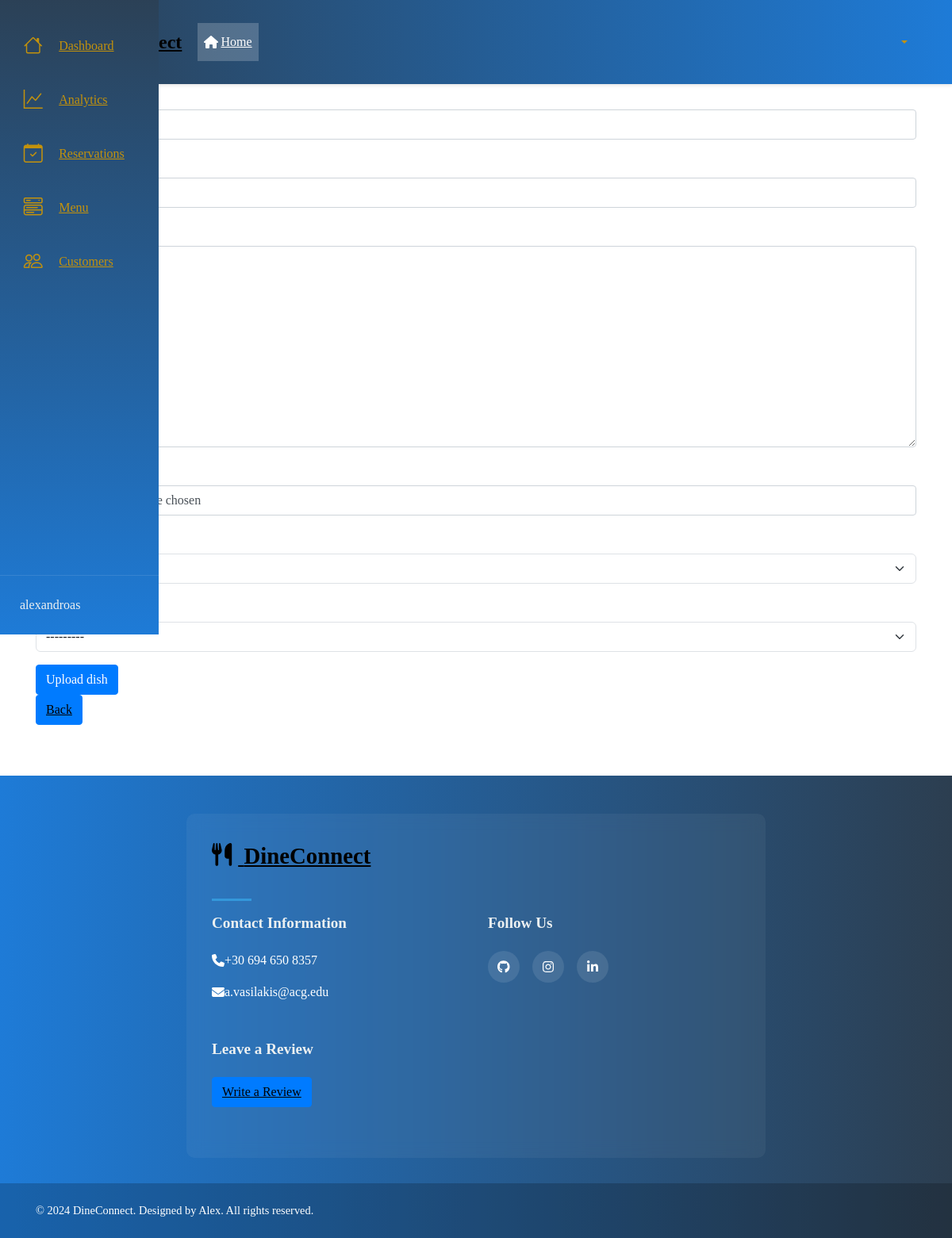
/restaurant_handling/add_dish/ (signed in), run on the app's committed database.
### gfgauth/models.py (models this page shows, shortened)
class CustomUser(AbstractBaseUser, PermissionsMixin):
    email = models.EmailField(unique=True)
    first_name = models.CharField(max_length=24)
    username = models.CharField(max_length=24, unique=True)
    last_name = models.CharField(max_length=24)
    is_active = models.BooleanField(default=True)
    is_staff = models.BooleanField(default=False)
    is_superuser = models.BooleanField(default=False)
    profile_image = models.ImageField(
        upload_to='profile_images/',
        blank=True,
        null=True
    )
    favourite_restaurants = models.ManyToManyField(
        'Business',
        blank=True,
        related_name='favourite_users')
    dietery_preference = models.ManyToManyField(
        DieteryPreference,
        blank=True,
        related_name='users'
    )
    objects = CustomUserManager()
    USERNAME_FIELD = 'email'
    REQUIRED_FIELDS = ['first_name', 'last_name', 'username']

### Restaurant_handling/models.py (models this page shows)
class DishType(models.Model):
    dish_type_id = models.AutoField(primary_key=True)
    dish_type_name = models.CharField(max_length=100)
    def __str__(self):
        return self.dish_type_name

class Cuisine(models.Model):
    cuisine_id = models.AutoField(primary_key=True)
    cuisine_name = models.CharField(max_length=100)
    def __str__(self):
        return self.cuisine_name

### Restaurant_handling/views.py (the view)
# urls.py: path('add_dish/', views.add_dish, name='add_dish'),
@business_required
def add_dish(request):
    if request.method == 'POST':
        form = DishForm(request.POST, request.FILES)
        if form.is_valid():
            try:
                dish = form.save(commit=False)
                business = Business.objects.get(business_owner=request.user)
                dish.business_id = business  # or dish.BusinessID depending on your model
                dish.save()
                print(f"Dish saved successfully with business_id: {business.business_id}")
                return redirect('add_dish')
            except Business.DoesNotExist:
                print("No business found for user:", request.user)
                messages.error(request, "Error: No business associated with this account")
            except Exception as e:
                print("Error saving dish:", str(e))
                messages.error(request, f"Error saving dish: {str(e)}")
    else:
        form = DishForm()
    return render(request, 'Restaurant_handling/add_dish.html', {'form': form})

### Restaurant_handling/forms.py
class DishForm(forms.ModelForm):
    class Meta:
        model = Dish
        fields = ['dish_name', 'dish_cost', 'dish_description', 'dish_image', 'dish_type', 'cuisine_id']
        exlude = ['buisness_id']

### Restaurant_handling/templates/Restaurant_handling/add_dish.html (shortened to what this page needs)
{% extends 'main/header.html' %}
{% block content %}
  {% load crispy_forms_tags %}
  <form method="post">
    <div class="col-md-3 col-lg-2 d-md-block bg-light sidebar">
      {% include 'Restaurant_handling/restaurant_dashboard.html' %}
    </div>
    {{ form|crispy }}
    <button type="submit" class="btn btn-primary">Upload dish</button>
  </form>
  <a href="{% url 'restaurant_menu' %}" class="btn btn-primary">Back</a>
  <br />
{% endblock %}

### Restaurant_handling/templates/Restaurant_handling/restaurant_dashboard.html (shortened to what this page needs)
{% load static %}
<link rel="stylesheet" href="{% static 'main/sidebar.css' %}" />
{% block content %}
  <div class="d-flex">
    <nav class="sidebar">
      <ul class="nav flex-column text-center align-items-center pt-4">
        <li class="nav-item">
          <a href="{% url 'restaurant_home' %}" class="nav-link {% if request.resolver_match.url_name == 'restaurant_home' %}active{% endif %}">
            <i class="bi bi-house"></i>
            <span>Dashboard</span>
          </a>
        </li>
        <li class="nav-item">
          <a href="#" class="nav-link">
            <i class="bi bi-graph-up"></i>
            <span>Analytics</span>
          </a>
        </li>
        <li class="nav-item">
          <a href="#" class="nav-link">
            <i class="bi bi-calendar-check"></i>
            <span>Reservations</span>
          </a>
        </li>
        <li class="nav-item">
          <a href="{% url 'restaurant_menu' %}" class="nav-link {% if request.resolver_match.url_name == 'restaurant_menu' %}active{% endif %}">
            <i class="bi bi-menu-button-wide"></i>
            <span>Menu</span>
          </a>
        </li>
        <li class="nav-item">
          <a href="#" class="nav-link">
            <i class="bi bi-people"></i>
            <span>Customers</span>
          </a>
        </li>
      </ul>
      <div class="profile-section">
        <div class="dropdown">
          <button class="profile-toggle w-100" type="button" data-bs-toggle="dropdown" aria-expanded="false">
            <span>{{ request.user.username }}</span>
          </button>
        </div>
      </div>
    </nav>
    <div class="content-wrapper">
    </div>
  </div>
{% endblock %}

### main/static/main/style.css (style rules this page uses)
* { font-family: "Times New Roman", Times, serif; }
body { background: white; color: black; }
a:link { text-decoration:underline; color: black; }

### main/static/main/navbar.css (style rules this page uses)
.sidebar .nav-link { color: #333; padding: 0.5rem 1rem; }
.nav-link { color: rgba(255,255,255,0.9) !important; font-weight: 500; padding: 0.5rem 1rem; margin: 0 0.2rem; border-radius: 4px; transition: all 0.2s; }

### main/static/main/sidebar.css (style rules this page uses)
.sidebar { width: 75px; min-height: 100vh; background: linear-gradient(180deg, #2c3e50 -5%, #1e7bd7 100%); transition: width 0.3s ease; position: fixed; left: 0; top: 0; z-index: 1000; }
.nav-item { width: 100%; margin: 8px 0; }
.nav-link { display: flex; align-items: center; padding: 12px 15px; color: #c3920c !important; transition: all 0.3s ease; border-radius: 0; position: relative; overflow: hidden; }
.nav-link::before { content: ''; position: absolute; left: 0; top: 0; height: 100%; width: 3px; background: #3498db; transform: scaleY(0); transition: transform 0.2s ease; }
.nav-link i { min-width: 45px; font-size: 1.5rem; transition: all 0.3s ease; }
.nav-link span { margin-left: 10px; opacity: 0; transition: opacity 0.3s ease; white-space: nowrap; }
.profile-section { position: absolute; bottom: 0; width: 100%; padding: 15px; border-top: 1px solid rgba(255, 255, 255, 0.1); }
.profile-toggle { width: 100%; color: #ecf0f1; background: transparent; border: none; display: flex; align-items: center; padding: 10px; transition: all 0.3s ease; }
.profile-toggle span { opacity: 0; transition: opacity 0.3s ease; }
.content-wrapper { margin-left: 75px; transition: margin 0.3s ease; min-height: 100vh; padding: 20px; }

### data on the page
CustomUser: user.username "alexandroas"
DishType: dish_type "---------"
Cuisine: cuisine_id "---------"
